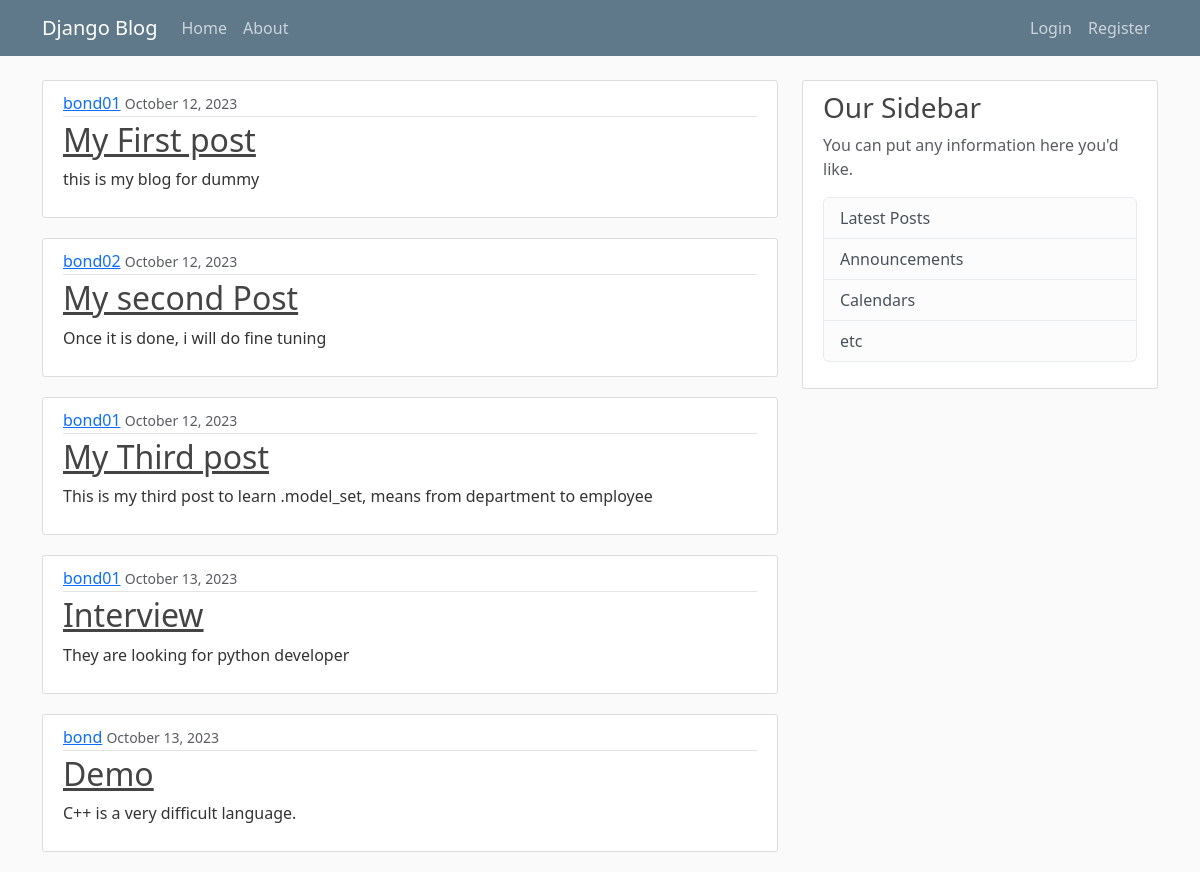
The page / on the database its author committed.
### blog/models.py (models this page shows, shortened)
class Post(models.Model):
    title=models.CharField(max_length=50)
    content=models.TextField()
    date_posted=models.DateTimeField(default=timezone.now)
    author=models.ForeignKey(User,on_delete=models.CASCADE)
    price=models.IntegerField(default=0)
    country=models.CharField(max_length=50,default='india')

### blog/views.py (the view)
# urls.py: path('', views.get_post, name='blog-home'),
def get_post(request):
    context = {'posts': Post.objects.all(), 'title': 'Django Blog'}
    return render(request, template_name='blog/home.html', context=context)

### blog/templates/blog/home.html (shortened to what this page needs)
{% extends 'base.html' %}
{% block content %}
 {% for post in posts%}
<article class="media content-section">
  <div class="media-body">
    <div class="article-metadata">
      <a class="mr-2" href="#">{{ post.author }}</a>
      <small class="text-muted">{{ post.date_posted | date:"F d, Y"}}</small>
    </div>
    <h2><a class="article-title" href="#">{{ post.title }}</a></h2>
    <p class="article-content">{{ post.content }}</p>
  </div>
</article>
   {% endfor%}
{% endblock content %}

### blog/static/blog/min.css (style rules this page uses)
body { background: #fafafa; color: #333333; margin-top: 5rem; }
h1, h2, h3, h4, h5, h6 { color: #444444; }
.content-section { background: #ffffff; padding: 10px 20px; border: 1px solid #dddddd; border-radius: 3px; margin-bottom: 20px; }
.article-title { color: #444444; }
.article-content { white-space: pre-line; }
.article-metadata { padding-bottom: 1px; margin-bottom: 4px; border-bottom: 1px solid #e3e3e3 }

### rows shown on the page
Post: author "bond01", date_posted "October 12, 2023", title "My First post", content "this is my blog for dummy"
Post: author "bond02", date_posted "October 12, 2023", title "My second Post", content "Once it is done, i will do fine tuning"
Post: author "bond01", date_posted "October 12, 2023", title "My Third post", content "This is my third post to learn .model_set, means from department to employee"
Post: author "bond01", date_posted "October 13, 2023", title "Interview", content "They are looking for python developer"
Post: author "bond", date_posted "October 13, 2023", title "Demo", content "C++ is a very difficult language."
